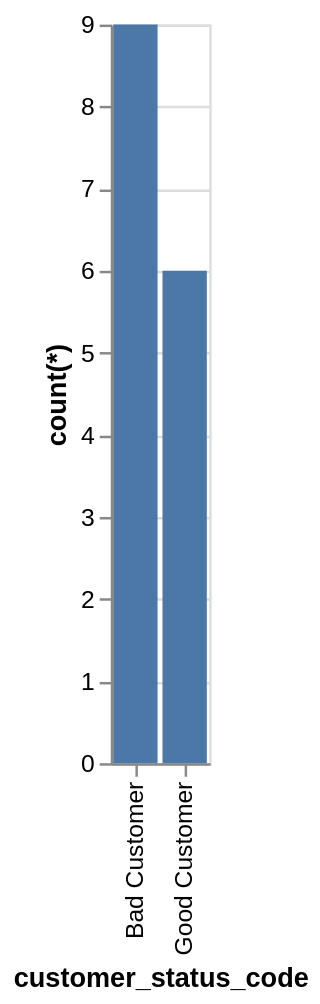

Here is the Vega-Lite specification saved for this chart:
### Vega-Lite specification from a JSON file in a GitHub repository (floating-point values rounded to 4 significant figures)
{"data": {"values": [{"x_data": "Bad Customer", "y_data": 9}, {"x_data": "Good Customer", "y_data": 6}]}, "mark": "bar", "encoding": {"x": {"field": "x_data", "type": "nominal", "title": "customer_status_code", "sort": "ascending"}, "y": {"field": "y_data", "type": "quantitative", "title": "count(*)"}}}
